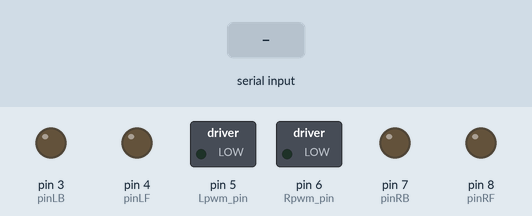
Recording of a sketch running on a simulated Arduino Uno, built with avr-gcc and run on an emulated ATmega328P. Shown: switched loads named in the sketch (green lamp = pin HIGH), output pins drawn as LEDs (lit = HIGH). The inputs (shaded band) are chosen by the test bench. What the sketch prints to the serial monitor is not drawn.

Above: at 1.2 s.
1.3 s: "<90,45,200>" received over the second serial link
At 2.3 s:
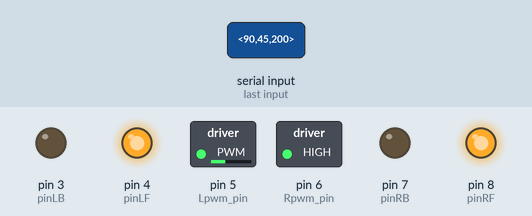
2.8 s: "<30,150,10>" received over the second serial link
At 3.5 s:
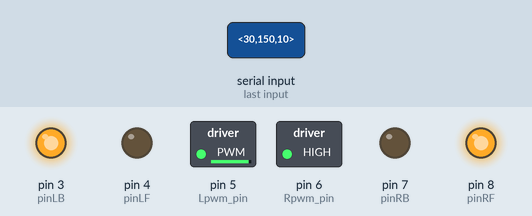
4.3 s: "<1>" received over the second serial link
At 4.6 s:
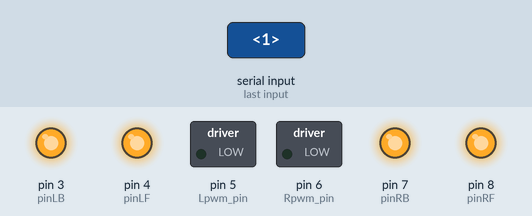
5.8 s: "<90>" received over the second serial link
At 6.9 s:
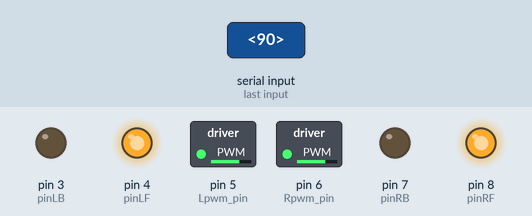
7.3 s: "<90,45>" received over the second serial link
At 8.1 s:
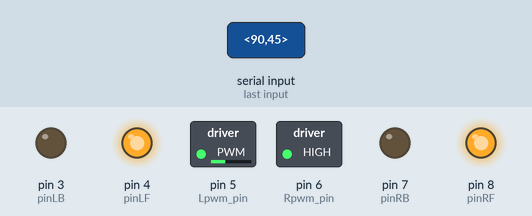
8.8 s: "<30,150>" received over the second serial link
At 9.2 s:
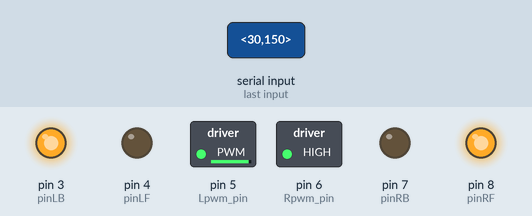
Timing chart, 0 to 11.3 s (numbered marks = the images above; inputs shaded):
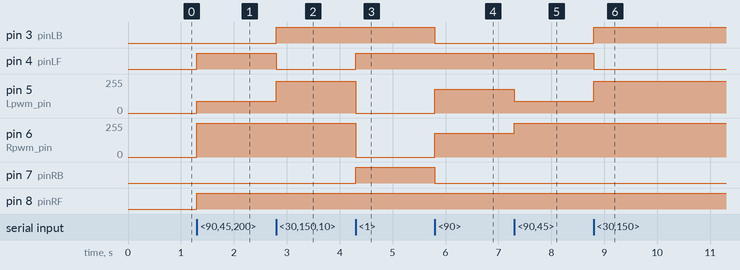

Measured:
- after the input at 1.3 s, pin 4 (pinLF), pin 8 (pinRF): LOW → HIGH at once; pin 5 (Lpwm_pin): 0/255 → 90/255 at once; pin 6 (Rpwm_pin): 0/255 → 255/255 at once
- after the input at 2.8 s, pin 3 (pinLB): LOW → HIGH at once; pin 4 (pinLF): HIGH → LOW at once; pin 5 (Lpwm_pin): 90/255 → 240/255 at once
- after the input at 4.3 s, pin 4 (pinLF), pin 7 (pinRB): LOW → HIGH at once; pin 5 (Lpwm_pin): 240/255 → 0/255 at once; pin 6 (Rpwm_pin): 255/255 → 0/255 at once
- after the input at 5.8 s, pin 3 (pinLB), pin 7 (pinRB): HIGH → LOW at once; pin 5 (Lpwm_pin), pin 6 (Rpwm_pin): 0/255 → 180/255 at once
- after the input at 7.3 s, pin 5 (Lpwm_pin): 180/255 → 90/255 at once; pin 6 (Rpwm_pin): 180/255 → 255/255 at once
- after the input at 8.8 s, pin 3 (pinLB): LOW → HIGH at once; pin 4 (pinLF): HIGH → LOW at once; pin 5 (Lpwm_pin): 90/255 → 240/255 at once

The sketch:

robot.ino
```cpp
#include <SoftwareSerial.h>

// --- PINS ---
// Motor Driver Pins
#define Lpwm_pin  5
#define Rpwm_pin  6
int pinLB = 3;
int pinLF = 4;
int pinRB = 7;
int pinRF = 8;

// --- NEW 3-SENSOR SETUP ---
const int SENSOR_LEFT = A0;   // Left Sensor
const int SENSOR_CENTER = A2; // Center Sensor
const int SENSOR_RIGHT = A1;  // Right Sensor

// Communication with ESP32
SoftwareSerial ESP32Serial(10, 11);

// --- VARIABLES ---
const byte numChars = 64;
char receivedChars[numChars];
boolean newData = false;

// Data from Controller
int joyY = 0;
int joyX = 0;
int btnCross = 0;
int btnCircle = 0;

// Robot State
bool isFollowing = false;
const int FOLLOW_SPEED = 90;  // Base speed
const int TURN_SPEED = 110;   // Speed when turning

void setup() {
  // Motor Pins
  pinMode(pinLB, OUTPUT);
  pinMode(pinLF, OUTPUT);
  pinMode(pinRB, OUTPUT);
  pinMode(pinRF, OUTPUT);
  pinMode(Lpwm_pin, OUTPUT);
  pinMode(Rpwm_pin, OUTPUT);

  // Sensor Pins
  pinMode(SENSOR_LEFT, INPUT);
  pinMode(SENSOR_CENTER, INPUT);
  pinMode(SENSOR_RIGHT, INPUT);

  // Serial
  Serial.begin(115200);
  ESP32Serial.begin(9600);

  Serial.println("Arduino Ready. Waiting for <Y,X,Cross,Circle>...");
}

void loop() {
  recvWithStartEndMarkers();

  if (newData) {
    parseData();
    handleState();
    newData = false;
  }
}

// --- LOGIC FUNCTIONS ---

void handleState() {
  if (btnCross == 1) {
    isFollowing = true;
    Serial.println("MODE: Auto (Line Follow)");
  }
  if (btnCircle == 1) {
    isFollowing = false;
    stopRobot();
    Serial.println("MODE: Manual (Joystick)");
  }

  if (isFollowing) {
    runLineFollower();
  } else {
    driveRobot(joyY, joyX);
  }
}

void runLineFollower() {
  int L = digitalRead(SENSOR_LEFT);
  int C = digitalRead(SENSOR_CENTER);
  int R = digitalRead(SENSOR_RIGHT);

  // LOGIC: 1 = Black (Line), 0 = White (Floor)

  // SITUATION 1: Center sees Line (Perfect)
  // Logic: Go straight
  if (C == 1 && L == 0 && R == 0) {
    setLeftMotor(FOLLOW_SPEED);
    setRightMotor(FOLLOW_SPEED);
  }

  // SITUATION 2: Left sees Line
  // Logic: We are drifting Right, so Turn Left
  else if (L == 1) {
    rotate_left(TURN_SPEED);
  }

  // SITUATION 3: Right sees Line
  // Logic: We are drifting Left, so Turn Right
  else if (R == 1) {
    rotate_right(TURN_SPEED);
  }

  // SITUATION 4: All Black (Intersection) or Center+Left / Center+Right
  // Logic: Prioritize going straight if Center is on, OR stop if it's a finish line.
  // For now, let's keep going straight if Center is involved.
  else if (C == 1) {
    setLeftMotor(FOLLOW_SPEED);
    setRightMotor(FOLLOW_SPEED);
  }

  // SITUATION 5: All White (Lost Line)
  // Logic: Stop (or you can code it to spin in circle to find line)
  else if (L == 0 && C == 0 && R == 0) {
    stopRobot();
  }
}

void driveRobot(int y, int x) {
  // Deadzone
  if (abs(y) < 15) y = 0;
  if (abs(x) < 15) x = 0;

  int throttle = y * 2;
  int steering = x * 2;

  // Fixed steering direction from previous chat
  int leftMotorSpeed = throttle - steering;
  int rightMotorSpeed = throttle + steering;

  leftMotorSpeed = constrain(leftMotorSpeed, -255, 255);
  rightMotorSpeed = constrain(rightMotorSpeed, -255, 255);

  setLeftMotor(leftMotorSpeed);
  setRightMotor(rightMotorSpeed);
}

// --- PARSING ---

void recvWithStartEndMarkers() {
    static boolean recvInProgress = false;
    static byte ndx = 0;
    char startMarker = '<';
    char endMarker = '>';
    char rc;

    while (ESP32Serial.available() > 0 && newData == false) {
        rc = ESP32Serial.read();

        if (recvInProgress == true) {
            if (rc != endMarker) {
                receivedChars[ndx] = rc;
                ndx++;
                if (ndx >= numChars) ndx = numChars - 1;
            } else {
                receivedChars[ndx] = '\0';
                recvInProgress = false;
                ndx = 0;
                newData = true;
            }
        } else if (rc == startMarker) {
            recvInProgress = true;
        }
    }
}

void parseData() {
    char * strtokIndx;
    strtokIndx = strtok(receivedChars,","); joyY = atoi(strtokIndx);
    strtokIndx = strtok(NULL, ","); joyX = atoi(strtokIndx);
    strtokIndx = strtok(NULL, ","); btnCross = atoi(strtokIndx);
    strtokIndx = strtok(NULL, ","); btnCircle = atoi(strtokIndx);
}

// --- MOTOR HELPERS ---

void setLeftMotor(int speed) {
  if (speed > 0) {
    digitalWrite(pinLB, LOW);
    digitalWrite(pinLF, HIGH);
    analogWrite(Lpwm_pin, speed);
  } else if (speed < 0) {
    digitalWrite(pinLB, HIGH);
    digitalWrite(pinLF, LOW);
    analogWrite(Lpwm_pin, abs(speed));
  } else {
    digitalWrite(pinLB, HIGH);
    digitalWrite(pinLF, HIGH);
    analogWrite(Lpwm_pin, 0);
  }
}

void setRightMotor(int speed) {
  if (speed > 0) {
    digitalWrite(pinRB, LOW);
    digitalWrite(pinRF, HIGH);
    analogWrite(Rpwm_pin, speed);
  } else if (speed < 0) {
    digitalWrite(pinRB, HIGH);
    digitalWrite(pinRF, LOW);
    analogWrite(Rpwm_pin, abs(speed));
  } else {
    digitalWrite(pinRB, HIGH);
    digitalWrite(pinRF, HIGH);
    analogWrite(Rpwm_pin, 0);
  }
}

void rotate_left(int speed) {
  setLeftMotor(-speed);
  setRightMotor(speed);
}

void rotate_right(int speed) {
  setLeftMotor(speed);
  setRightMotor(-speed);
}

void stopRobot() {
  setLeftMotor(0);
  setRightMotor(0);
}
```
